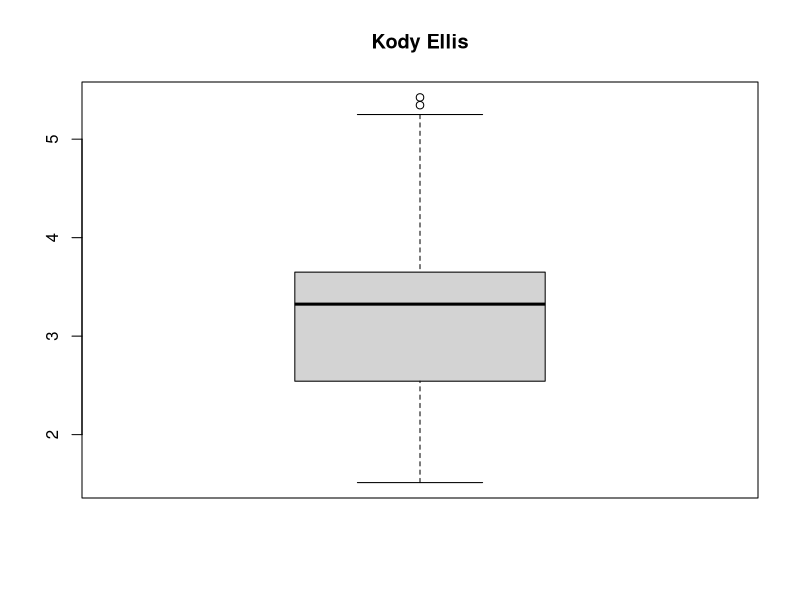

Here is the R script that generated this plot:
png("kody Ellis R Final boxplot.png",width=500,height=500)
boxplot(mtcars$wt,
        main = "Kody Ellis",
        color = "lightgray",
        horiz = TRUE)
dev.off()